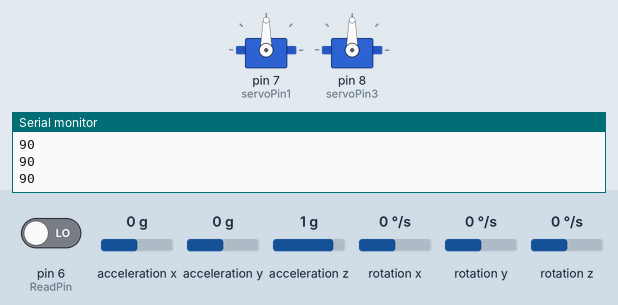
The sketch below on a simulated Arduino Uno, built with avr-gcc and run on an emulated ATmega328P. Shown: 2 × servo, the last lines printed to the serial monitor. Inputs (shaded band) come from the test bench; at power-on: rotation z 0 °/s, acceleration y 0 g, acceleration x 0 g, pin 6 (ReadPin) LOW, acceleration z 1 g, rotation x 0 °/s, rotation y 0 °/s.

Above: at 2.4 s.
2.5 s: rotation z set to -192 °/s
At 4.1 s:
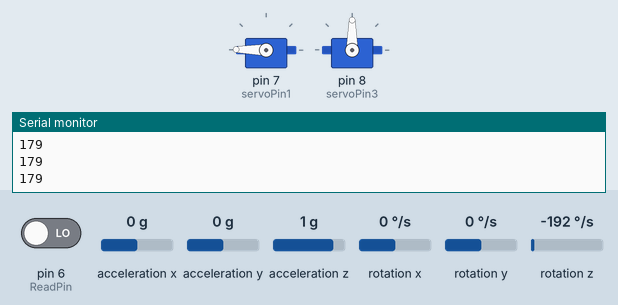
4.5 s: rotation z set to 192 °/s
At 7.26 s:
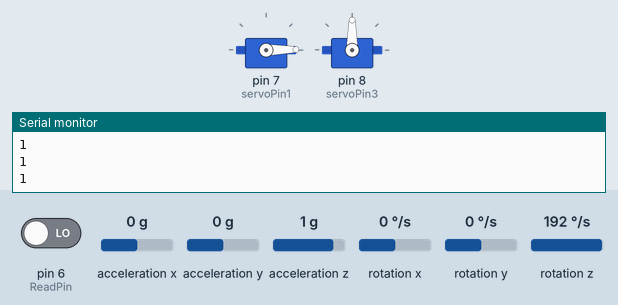
7.5 s: acceleration y set to -1.4 g
At 8.7 s:
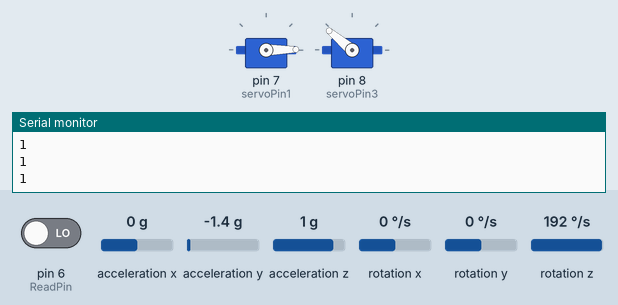
9.1 s: acceleration x set to -0.5 g
10.6 s: acceleration x set to -0.8 g
At 11.9 s:
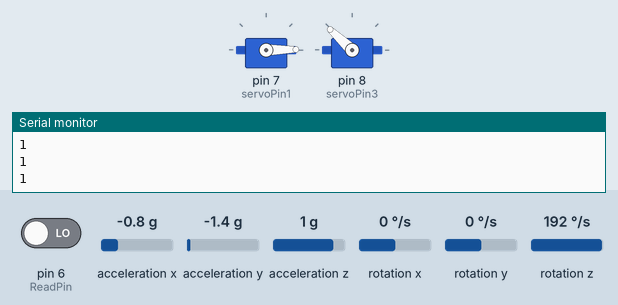
12.2 s: acceleration y set to 0.8 g
At 12.8 s:
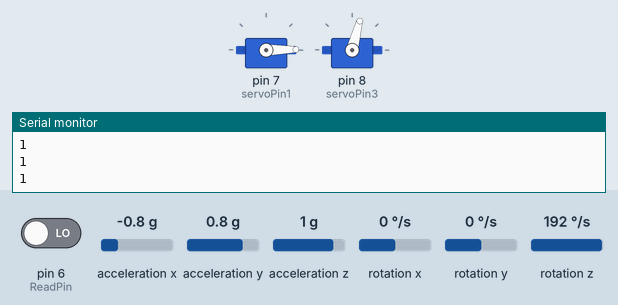
Timing chart, 0 to 14.8 s (numbered marks = the images above; inputs shaded):
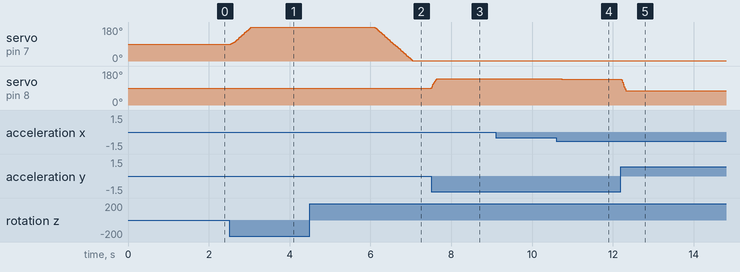

Measured:
- after the input at 2.5 s, servo on pin 7 (servoPin1): moves from 90° to 179° over 0.50 s, starting at once
- after the input at 4.5 s, servo on pin 7 (servoPin1): moves from 179° to 1° over 0.93 s, starting after 1.6 s
- after the input at 7.5 s, servo on pin 8 (servoPin3): 90° → 140° at once
- after the input at 10.6 s, servo on pin 8 (servoPin3): 140° → 137° after 0.06 s
- after the input at 12.2 s, servo on pin 8 (servoPin3): 137° → 75° at once

The sketch:

First_Hand_6050.ino
```cpp
#include "Wire.h"  //찐_최종(버튼 기능 추가)
#include <MPU6050_light.h>
#include <SoftwareSerial.h>
#include <Servo.h>

MPU6050 mpu(Wire);

Servo servo10;
Servo servo30;

int servoPin1 = 7;
int servoPin3 = 8;


// 이동 평균 필터를 위한 변수들
const int numReadings = 20;
float readingsX[numReadings];
float readingsY[numReadings];
float readingsZ[numReadings];
int index = 0;
float totalX = 0.0;
float totalY = 0.0;
float totalZ = 0.0;

int ReadPin = 6;
int previousReadPin = 0;
int Servo3 = 90;
int previousServo3 = 0;

void setup() {
  Serial.begin(115200);
  Wire.begin();

  servo10.attach(servoPin1);
  servo30.attach(servoPin3);


  byte status = mpu.begin();
  while (status != 0) {} // MPU6050에 연결하지 못하면 모든 것을 멈춥니다.

  delay(200);

  mpu.calcOffsets();

  // 배열 초기화
  for (int i = 0; i < numReadings; i++) {
    readingsX[i] = 0.0;
    readingsY[i] = 0.0;
    readingsZ[i] = 0.0;
  }
}

void loop() {

  int currentReadPin = digitalRead(ReadPin);

  mpu.update();

  float currentX = mpu.getAngleX();
  float currentY = mpu.getAngleY();
  float currentZ = mpu.getAngleZ();

  // 이동 평균 필터 적용
  totalX = totalX - readingsX[index] + currentX;
  totalY = totalY - readingsY[index] + currentY;
  totalZ = totalZ - readingsZ[index] + currentZ;
  readingsX[index] = currentX;
  readingsY[index] = currentY;
  readingsZ[index] = currentZ;
  index = (index + 1) % numReadings;

  // 값 변환
  float smoothedX = totalX / numReadings;
  float smoothedY = totalY / numReadings;
  float smoothedZ = totalZ / numReadings;

  int Servo1 = int(-smoothedZ) + 90;
  int Servo3 = int(-smoothedX) + 90;

  Servo1 = constrain(Servo1, 1, 179);
  Servo3 = constrain(Servo3, 75, 140);

    if (currentReadPin != previousReadPin) {
    // ReadPin 값이 변했을 때
    if (currentReadPin == 0) {
      // 1에서 0으로 변하는 순간
      // 이전 Servo3 값을 유지하고 출력

      servo10.write(Servo1);
      servo30.write(previousServo3);
      Serial.println(Servo1);
    }
  }

  previousReadPin = currentReadPin;

  if (currentReadPin == 1) {
    // 1에서 0으로 변하는 순간부터 Servo3 값을 유지하고 출력
    Servo3 = previousServo3;
      servo10.write(Servo1);
      servo30.write(Servo3);
      Serial.println(Servo1);
  } else {
      servo10.write(Servo1);
      servo30.write(Servo3);
      Serial.println(Servo1);

    previousServo3 = Servo3;
  }

  delay(5);
}


/*
#include "Wire.h"
#include <MPU6050_light.h>
#include <SoftwareSerial.h>

MPU6050 mpu(Wire);

// 이동 평균 필터를 위한 변수들
const int numReadings = 10;
float readingsX[numReadings];
float readingsY[numReadings];
float readingsZ[numReadings];
int index = 0;
float totalX = 0.0;
float totalY = 0.0;
float totalZ = 0.0;

int ReadPin = 6;

int Result = 0;

void setup() {
  Serial.begin(115200);
  Wire.begin();

  byte status = mpu.begin();
  //Serial.print(F("MPU6050 status: "));
  //Serial.println(status);
  while(status != 0) {} // MPU6050에 연결하지 못하면 모든 것을 멈춥니다.

  delay(200);

  //mpu.upsideDownMounting = true; // 만약 MPU6050이 거꾸로 장착되어 있다면 이 줄의 주석을 해제하세요.
  mpu.calcOffsets(); // 자이로스코프와 가속도계의 오프셋 값을 계산합니다.
  //Serial.println("Done!\n");

  // 배열 초기화
  for (int i = 0; i < numReadings; i++) {
    readingsX[i] = 0.0;
    readingsY[i] = 0.0;
    readingsZ[i] = 0.0;
  }
}

void loop() {
  mpu.update();

  float currentX = mpu.getAngleX();
  float currentY = mpu.getAngleY();
  float currentZ = mpu.getAngleZ();

  // 이동 평균 필터 적용
  totalX = totalX - readingsX[index] + currentX;
  totalY = totalY - readingsY[index] + currentY;
  totalZ = totalZ - readingsZ[index] + currentZ;
  readingsX[index] = currentX;
  readingsY[index] = currentY;
  readingsZ[index] = currentZ;
  index = (index + 1) % numReadings;

  // 값 변환
  float smoothedX = totalX / numReadings;
  float smoothedY = totalY / numReadings;
  float smoothedZ = totalZ / numReadings;

  int Servo3 = int(-smoothedX) + 90;
  int roundedY = int(smoothedY);
  int Servo1 = int(-smoothedZ) + 90;


  Result = digitalRead(ReadPin);

  Serial.print(Servo1);
  Serial.print(",");
  Serial.println(Servo3);

  delay(100);
}
*/

/*#include "Wire.h"
#include <MPU6050_light.h>

MPU6050 mpu(Wire);

// 이동 평균 필터를 위한 변수들
const int numReadings = 10;
float readingsX[numReadings];
float readingsY[numReadings];
float readingsZ[numReadings];
int index = 0;
float totalX = 0.0;
float totalY = 0.0;
float totalZ = 0.0;

void setup() {
  Serial.begin(115200);
  Wire.begin();

  byte status = mpu.begin();
  Serial.print(F("MPU6050 status: "));
  Serial.println(status);
  while(status != 0) {} // MPU6050에 연결하지 못하면 모든 것을 멈춥니다.

  Serial.println(F("Calculating offsets, do not move MPU6050"));
  delay(1000);
  //mpu.upsideDownMounting = true; // 만약 MPU6050이 거꾸로 장착되어 있다면 이 줄의 주석을 해제하세요.
  mpu.calcOffsets(); // 자이로스코프와 가속도계의 오프셋 값을 계산합니다.
  Serial.println("Done!\n");

  // 배열 초기화
  for (int i = 0; i < numReadings; i++) {
    readingsX[i] = 0.0;
    readingsY[i] = 0.0;
    readingsZ[i] = 0.0;
  }
}

void loop() {
  mpu.update();

  float currentX = mpu.getAngleX();
  float currentY = mpu.getAngleY();
  float currentZ = mpu.getAngleZ();

// 이동 평균 필터 적용
  totalX = totalX - readingsX[index] + currentX;
  totalY = totalY - readingsY[index] + currentY;
  totalZ = totalZ - readingsZ[index] + currentZ;
  readingsX[index] = currentX;
  readingsY[index] = currentY;
  readingsZ[index] = currentZ;
  index = (index + 1) % numReadings;

  float smoothedX = totalX / numReadings;
  float smoothedY = totalY / numReadings;
  float smoothedZ = totalZ / ndhumReadings;

  int roundedX = int(smoothedX);
  int roundedY = int(smoothedY);
  int roundedZ = int(smoothedZ);

  //Serial.print("X : ");
  Serial.print(roundedX + 90);
  Serial.print(",");
  //Serial.print("\tY : ");
  //Serial.print(roundedY);
  //Serial.print("\tZ : ");
  Serial.println(roundedZ + 90);

  delay(100);

} */
```
